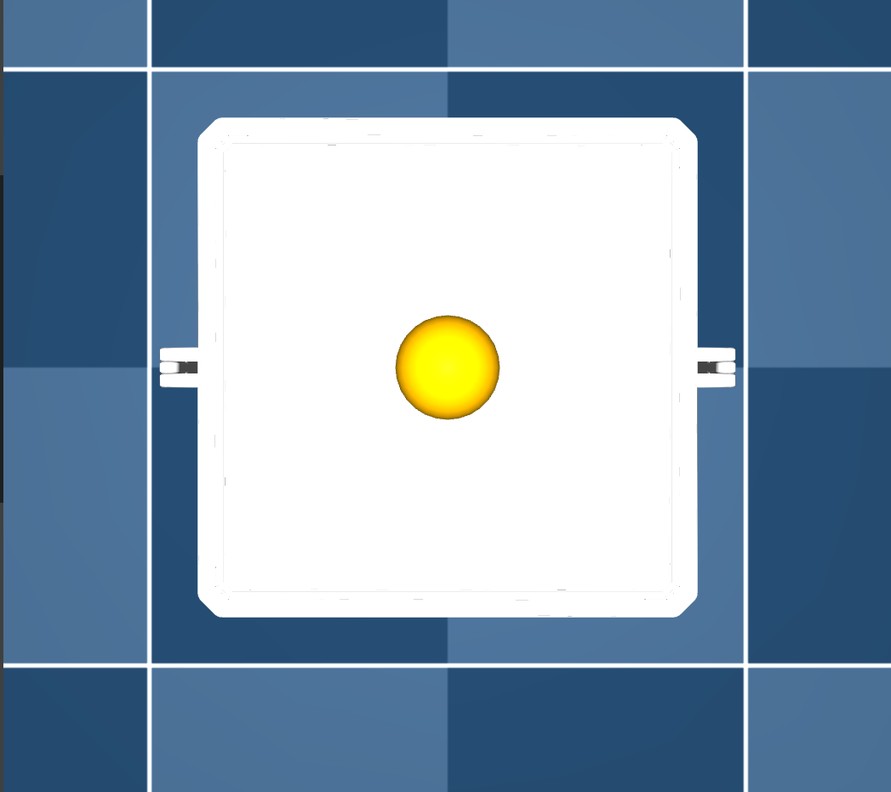
#> input picture workspace/src/rl_policies/rl_policies/balancing_platform_2d/camera/test.png, 891 x 792 px, shrunk from 1047 x 931 before the run
$ python hough_circle_transform_color_version.py
#> lines starting #> are read from the running program, lines starting #| are printed output that depends on the picture; after the words box and inside, x2 and y2 are one past the last pixel; in counts of white or black regions, pixels touching at a corner belong together
import numpy as np
import cv2 as cv
import os

script_name = os.path.splitext(os.path.basename(__file__))[0]
script_dir = os.path.dirname(os.path.abspath(__file__))
output_dir = os.path.join(script_dir, script_name)
os.makedirs(output_dir, exist_ok=True)

def save(name, img):
    cv.imwrite(os.path.join(output_dir, name), img)

img = cv.imread('test.png')
#> img is the input picture: shape (792, 891, 3); mean B, G, R 175.9, 154.6, 131.1
assert img is not None, "file could not be read, check with os.path.exists()"
save("01_original.png", img)

hsv = cv.cvtColor(img, cv.COLOR_BGR2HSV)
#> hsv: shape (792, 891, 3); mean H, S, V 66.8, 95.7, 178.7
save("02_hsv.png", hsv)

lower_orange = np.array([5, 150, 150])
upper_orange = np.array([25, 255, 255])
mask = cv.inRange(hsv, lower_orange, upper_orange)
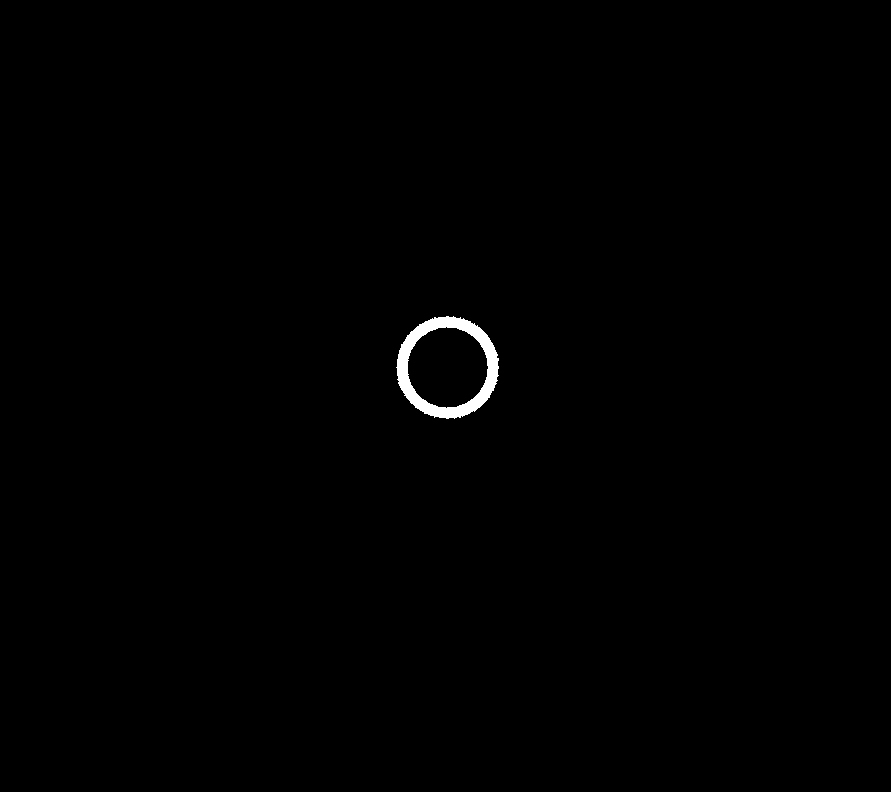
#> mask: shape (792, 891); 0.45% white; 1 white region, box (x1, y1, x2, y2) and area: (396, 316, 499, 419) 3201
save("03_mask_raw.png", mask)

mask = cv.medianBlur(mask,5)
#> mask: shape (792, 891); 0.45% white; 1 white region, box (x1, y1, x2, y2) and area: (397, 316, 499, 419) 3195
gray = mask

circles = cv.HoughCircles(gray,cv.HOUGH_GRADIENT,1,20,
                            param1=50,param2=30,minRadius=0,maxRadius=0)
#> circles = [[446.5, 367.5, 51]]
circles = np.uint16(np.around(circles))
#> circles = [[446, 368, 51]]

for i in circles[0,:]:
    # draw the outer circle
    cv.circle(img,(i[0],i[1]),i[2],(0,255,0),2)
    save("04_circles.png", img)
    # draw the center of the circle
    cv.circle(img,(i[0],i[1]),2,(0,0,255),3)
#> this loop made 1 pass
#> pass 1, in save (call 4), `cv.imwrite(os.path.join(output_dir, name), img)`:
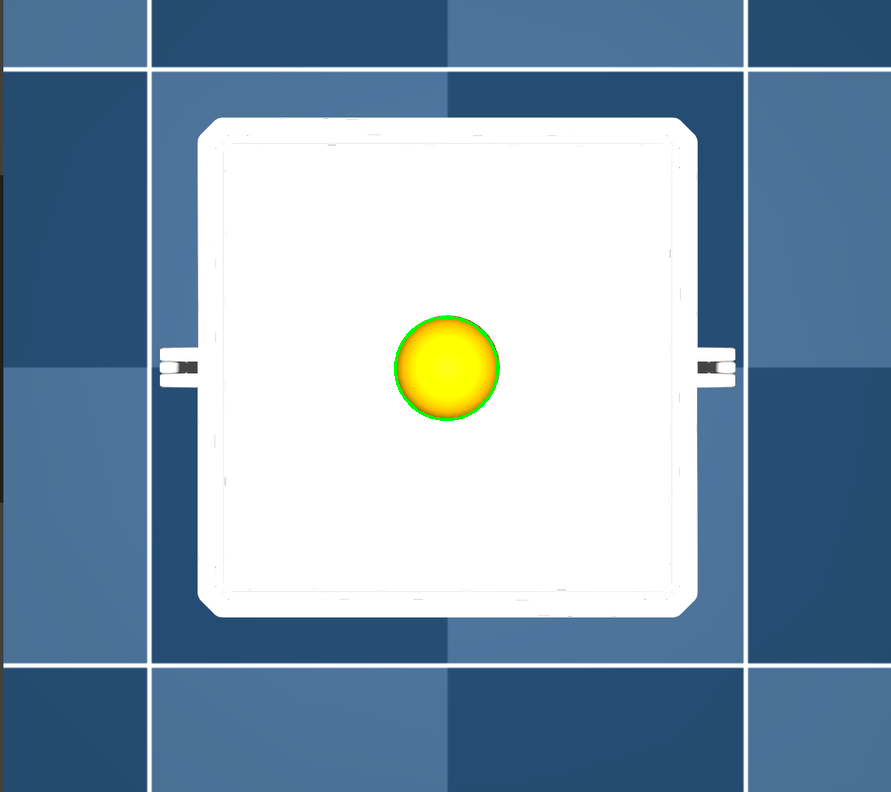
#> saved as 04_circles.png: shape (792, 891, 3); mean B, G, R 175.8, 154.7, 130.8
#> after the loop:
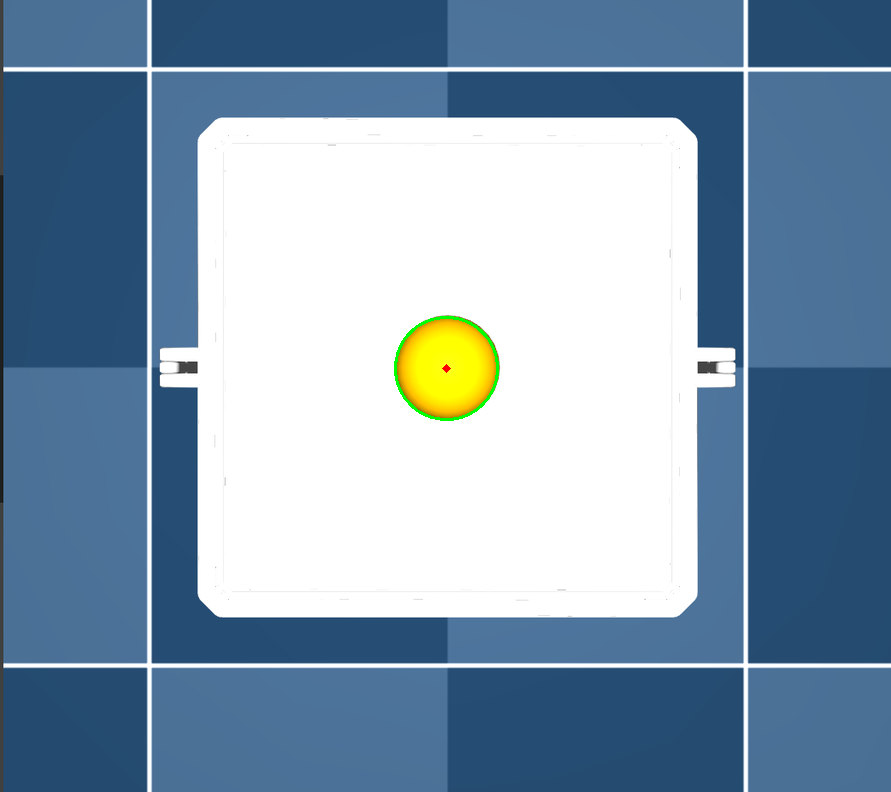
#> img: shape (792, 891, 3); 0.14% of pixels changed, all inside (x1, y1, x2, y2) = (394, 316, 499, 421)
save("05_result.png", img)

cv.imshow('detected ball circle',img)
cv.waitKey(0)
cv.destroyAllWindows()
